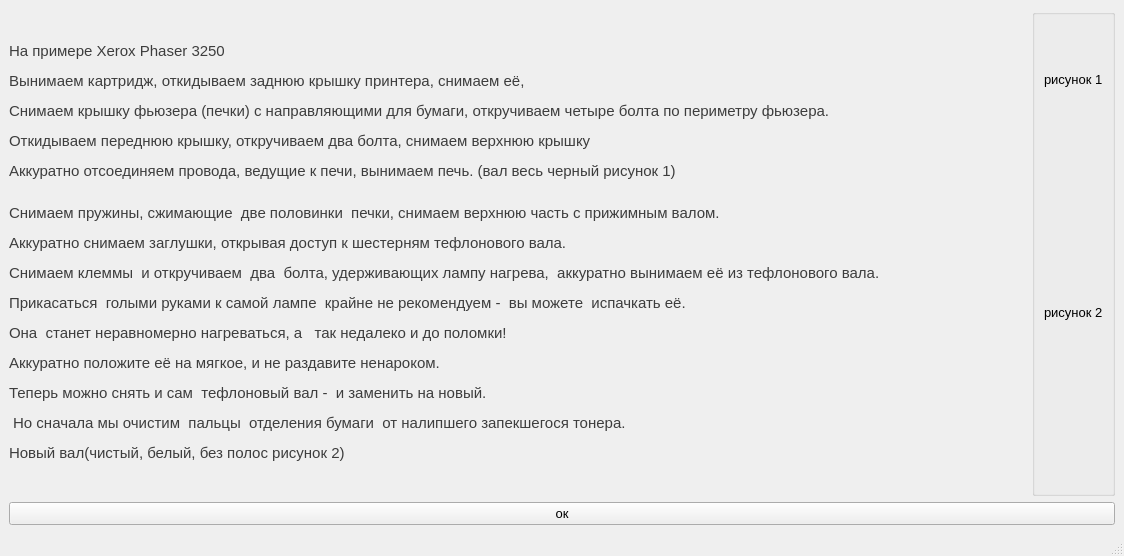
<?xml version="1.0" encoding="UTF-8"?>
<ui version="4.0">
 <class>tefval</class>
 <widget class="QMainWindow" name="tefval">
  <property name="geometry">
   <rect>
    <x>0</x>
    <y>0</y>
    <width>1124</width>
    <height>556</height>
   </rect>
  </property>
  <property name="font">
   <font>
    <pointsize>10</pointsize>
   </font>
  </property>
  <property name="windowTitle">
   <string>замена тефлоного вала</string>
  </property>
  <widget class="QWidget" name="centralwidget">
   <layout class="QGridLayout" name="gridLayout">
    <item row="0" column="0">
     <layout class="QVBoxLayout" name="verticalLayout_4">
      <item>
       <layout class="QHBoxLayout" name="horizontalLayout">
        <item alignment="Qt::AlignHCenter|Qt::AlignVCenter">
         <widget class="QLabel" name="label">
          <property name="text">
           <string>&lt;!DOCTYPE HTML PUBLIC &quot;-//W3C//DTD HTML 4.0//EN&quot; &quot;http://www.w3.org/TR/REC-html40/strict.dtd&quot;&gt;
&lt;html&gt;&lt;head&gt;&lt;meta name=&quot;qrichtext&quot; content=&quot;1&quot; /&gt;&lt;style type=&quot;text/css&quot;&gt;
p, li { white-space: pre-wrap; }
&lt;/style&gt;&lt;/head&gt;&lt;body style=&quot; font-family:'MS Shell Dlg 2'; font-size:8pt; font-weight:400; font-style:normal;&quot;&gt;
&lt;p align=&quot;justify&quot; style=&quot; margin-top:12px; margin-bottom:12px; margin-left:0px; margin-right:0px; -qt-block-indent:0; text-indent:0px;&quot;&gt;&lt;span style=&quot; font-family:'Segoe UI','sans-serif'; font-size:11pt; color:#3d3d3d;&quot;&gt;На примере Xerox Phaser 3250&lt;/span&gt;&lt;/p&gt;
&lt;p align=&quot;justify&quot; style=&quot; margin-top:12px; margin-bottom:12px; margin-left:0px; margin-right:0px; -qt-block-indent:0; text-indent:0px;&quot;&gt;&lt;span style=&quot; font-family:'Segoe UI','sans-serif'; font-size:11pt; color:#3d3d3d;&quot;&gt;Вынимаем картридж, откидываем заднюю крышку принтера, снимаем её, &lt;/span&gt;&lt;/p&gt;
&lt;p align=&quot;justify&quot; style=&quot; margin-top:12px; margin-bottom:12px; margin-left:0px; margin-right:0px; -qt-block-indent:0; text-indent:0px;&quot;&gt;&lt;span style=&quot; font-family:'Segoe UI','sans-serif'; font-size:11pt; color:#3d3d3d;&quot;&gt;Cнимаем крышку фьюзера (печки) с направляющими для бумаги, откручиваем четыре болта по периметру фьюзера.&lt;/span&gt;&lt;/p&gt;
&lt;p align=&quot;justify&quot; style=&quot; margin-top:12px; margin-bottom:12px; margin-left:0px; margin-right:0px; -qt-block-indent:0; text-indent:0px;&quot;&gt;&lt;span style=&quot; font-family:'Segoe UI','sans-serif'; font-size:11pt; color:#3d3d3d;&quot;&gt;Откидываем переднюю крышку, откручиваем два болта, снимаем верхнюю крышку&lt;/span&gt;&lt;/p&gt;
&lt;p align=&quot;justify&quot; style=&quot; margin-top:12px; margin-bottom:12px; margin-left:0px; margin-right:0px; -qt-block-indent:0; text-indent:0px;&quot;&gt;&lt;span style=&quot; font-family:'Segoe UI','sans-serif'; font-size:11pt; color:#3d3d3d;&quot;&gt;Аккуратно отсоединяем провода, ведущие к печи, вынимаем печь. (вал весь черный рисунок 1)&lt;/span&gt;&lt;span style=&quot; font-size:11pt;&quot;&gt;&lt;br /&gt;&lt;/span&gt;&lt;/p&gt;
&lt;p align=&quot;justify&quot; style=&quot; margin-top:12px; margin-bottom:12px; margin-left:0px; margin-right:0px; -qt-block-indent:0; text-indent:0px;&quot;&gt;&lt;span style=&quot; font-family:'Segoe UI','sans-serif'; font-size:11pt; color:#3d3d3d;&quot;&gt;Снимаем пружины, сжимающие  две половинки  печки, снимаем верхнюю часть с прижимным валом.&lt;/span&gt;&lt;/p&gt;
&lt;p align=&quot;justify&quot; style=&quot; margin-top:12px; margin-bottom:12px; margin-left:0px; margin-right:0px; -qt-block-indent:0; text-indent:0px;&quot;&gt;&lt;span style=&quot; font-family:'Segoe UI','sans-serif'; font-size:11pt; color:#3d3d3d;&quot;&gt;Аккуратно снимаем заглушки, открывая доступ к шестерням тефлонового вала.&lt;/span&gt;&lt;span style=&quot; font-size:11pt;&quot;&gt; &lt;/span&gt;&lt;/p&gt;
&lt;p align=&quot;justify&quot; style=&quot; margin-top:12px; margin-bottom:12px; margin-left:0px; margin-right:0px; -qt-block-indent:0; text-indent:0px;&quot;&gt;&lt;span style=&quot; font-family:'Segoe UI','sans-serif'; font-size:11pt; color:#3d3d3d;&quot;&gt;Снимаем клеммы  и откручиваем  два  болта, удерживающих лампу нагрева,  аккуратно вынимаем её из тефлонового вала. &lt;/span&gt;&lt;/p&gt;
&lt;p align=&quot;justify&quot; style=&quot; margin-top:12px; margin-bottom:12px; margin-left:0px; margin-right:0px; -qt-block-indent:0; text-indent:0px;&quot;&gt;&lt;span style=&quot; font-family:'Segoe UI','sans-serif'; font-size:11pt; color:#3d3d3d;&quot;&gt;Прикасаться  голыми руками к самой лампе  крайне не рекомендуем -  вы можете  испачкать её.&lt;/span&gt;&lt;/p&gt;
&lt;p align=&quot;justify&quot; style=&quot; margin-top:12px; margin-bottom:12px; margin-left:0px; margin-right:0px; -qt-block-indent:0; text-indent:0px;&quot;&gt;&lt;span style=&quot; font-family:'Segoe UI','sans-serif'; font-size:11pt; color:#3d3d3d;&quot;&gt;Она  станет неравномерно нагреваться, а   так недалеко и до поломки! &lt;/span&gt;&lt;/p&gt;
&lt;p align=&quot;justify&quot; style=&quot; margin-top:12px; margin-bottom:12px; margin-left:0px; margin-right:0px; -qt-block-indent:0; text-indent:0px;&quot;&gt;&lt;span style=&quot; font-family:'Segoe UI','sans-serif'; font-size:11pt; color:#3d3d3d;&quot;&gt;Аккуратно положите её на мягкое, и не раздавите ненароком.&lt;/span&gt;&lt;span style=&quot; font-size:11pt;&quot;&gt; &lt;/span&gt;&lt;/p&gt;
&lt;p align=&quot;justify&quot; style=&quot; margin-top:12px; margin-bottom:12px; margin-left:0px; margin-right:0px; -qt-block-indent:0; text-indent:0px;&quot;&gt;&lt;span style=&quot; font-family:'Segoe UI','sans-serif'; font-size:11pt; color:#3d3d3d;&quot;&gt;Теперь можно снять и сам  тефлоновый вал -  и заменить на новый.&lt;/span&gt;&lt;/p&gt;
&lt;p align=&quot;justify&quot; style=&quot; margin-top:12px; margin-bottom:12px; margin-left:0px; margin-right:0px; -qt-block-indent:0; text-indent:0px;&quot;&gt;&lt;span style=&quot; font-family:'Segoe UI','sans-serif'; font-size:11pt; color:#3d3d3d;&quot;&gt; Но сначала мы очистим  пальцы  отделения бумаги  от налипшего запекшегося тонера.&lt;/span&gt;&lt;span style=&quot; font-size:11pt;&quot;&gt; &lt;/span&gt;&lt;/p&gt;
&lt;p align=&quot;justify&quot; style=&quot; margin-top:12px; margin-bottom:12px; margin-left:0px; margin-right:0px; -qt-block-indent:0; text-indent:0px;&quot;&gt;&lt;span style=&quot; font-family:'Segoe UI','sans-serif'; font-size:11pt; color:#3d3d3d;&quot;&gt;Новый вал(чистый, белый, без полос рисунок 2) &lt;/span&gt;&lt;span style=&quot; font-size:11pt;&quot;&gt; &lt;/span&gt;&lt;/p&gt;&lt;/body&gt;&lt;/html&gt;</string>
          </property>
         </widget>
        </item>
        <item alignment="Qt::AlignRight">
         <widget class="QGroupBox" name="groupBox">
          <layout class="QVBoxLayout" name="verticalLayout_3">
           <item>
            <layout class="QVBoxLayout" name="verticalLayout">
             <item alignment="Qt::AlignHCenter">
              <widget class="QLabel" name="label_4">
               <property name="text">
                <string>рисунок 1</string>
               </property>
              </widget>
             </item>
             <item>
              <widget class="QLabel" name="label_2">
               <property name="text">
                <string/>
               </property>
               <property name="pixmap">
                <pixmap>../build-diplom-Desktop_Qt_5_15_0_MinGW_64_bit-Release1/2.jpg</pixmap>
               </property>
              </widget>
             </item>
            </layout>
           </item>
           <item>
            <layout class="QVBoxLayout" name="verticalLayout_2">
             <item alignment="Qt::AlignHCenter">
              <widget class="QLabel" name="label_5">
               <property name="text">
                <string>рисунок 2</string>
               </property>
              </widget>
             </item>
             <item alignment="Qt::AlignHCenter">
              <widget class="QLabel" name="label_3">
               <property name="text">
                <string/>
               </property>
               <property name="pixmap">
                <pixmap>../build-diplom-Desktop_Qt_5_15_0_MinGW_64_bit-Release1/1.jpg</pixmap>
               </property>
              </widget>
             </item>
            </layout>
           </item>
          </layout>
         </widget>
        </item>
       </layout>
      </item>
      <item>
       <widget class="QPushButton" name="pushButton">
        <property name="text">
         <string>ок</string>
        </property>
       </widget>
      </item>
     </layout>
    </item>
   </layout>
  </widget>
  <widget class="QMenuBar" name="menubar">
   <property name="geometry">
    <rect>
     <x>0</x>
     <y>0</y>
     <width>1124</width>
     <height>21</height>
    </rect>
   </property>
  </widget>
  <widget class="QStatusBar" name="statusbar"/>
 </widget>
 <resources/>
 <connections/>
</ui>
